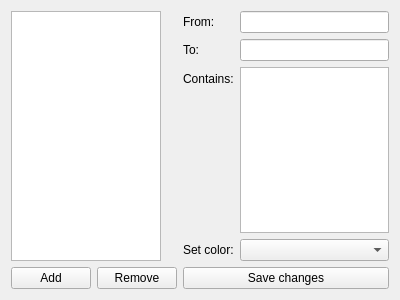
<?xml version="1.0" encoding="UTF-8"?>
<ui version="4.0">
 <class>PeanotesSettings</class>
 <widget class="QWidget" name="PeanotesSettings">
  <property name="geometry">
   <rect>
    <x>0</x>
    <y>0</y>
    <width>400</width>
    <height>300</height>
   </rect>
  </property>
  <property name="windowTitle">
   <string>Peanotes Settings</string>
  </property>
  <layout class="QHBoxLayout" name="horizontalLayout">
   <item>
    <layout class="QVBoxLayout" name="verticalLayout">
     <item>
      <widget class="QListWidget" name="filtersList">
       <property name="sizePolicy">
        <sizepolicy hsizetype="Fixed" vsizetype="Expanding">
         <horstretch>0</horstretch>
         <verstretch>0</verstretch>
        </sizepolicy>
       </property>
       <property name="maximumSize">
        <size>
         <width>150</width>
         <height>16777215</height>
        </size>
       </property>
      </widget>
     </item>
     <item>
      <layout class="QHBoxLayout" name="horizontalLayout_2">
       <item>
        <widget class="QPushButton" name="addButton">
         <property name="text">
          <string>Add</string>
         </property>
        </widget>
       </item>
       <item>
        <widget class="QPushButton" name="removeButton">
         <property name="text">
          <string>Remove</string>
         </property>
        </widget>
       </item>
      </layout>
     </item>
    </layout>
   </item>
   <item>
    <layout class="QVBoxLayout" name="verticalLayout_2">
     <item>
      <layout class="QFormLayout" name="formLayout">
       <item row="1" column="0">
        <widget class="QLabel" name="label">
         <property name="text">
          <string>From:</string>
         </property>
        </widget>
       </item>
       <item row="1" column="1">
        <widget class="QLineEdit" name="fromEdit"/>
       </item>
       <item row="2" column="0">
        <widget class="QLabel" name="label_2">
         <property name="text">
          <string>To:</string>
         </property>
        </widget>
       </item>
       <item row="2" column="1">
        <widget class="QLineEdit" name="toEdit"/>
       </item>
       <item row="3" column="0">
        <widget class="QLabel" name="label_3">
         <property name="text">
          <string>Contains:</string>
         </property>
        </widget>
       </item>
       <item row="4" column="1">
        <widget class="QComboBox" name="colorBox"/>
       </item>
       <item row="4" column="0">
        <widget class="QLabel" name="label_4">
         <property name="text">
          <string>Set color:</string>
         </property>
        </widget>
       </item>
       <item row="3" column="1">
        <widget class="QPlainTextEdit" name="containsEdit"/>
       </item>
      </layout>
     </item>
     <item>
      <widget class="QPushButton" name="saveButton">
       <property name="text">
        <string>Save changes</string>
       </property>
      </widget>
     </item>
    </layout>
   </item>
  </layout>
 </widget>
 <resources/>
 <connections/>
</ui>
